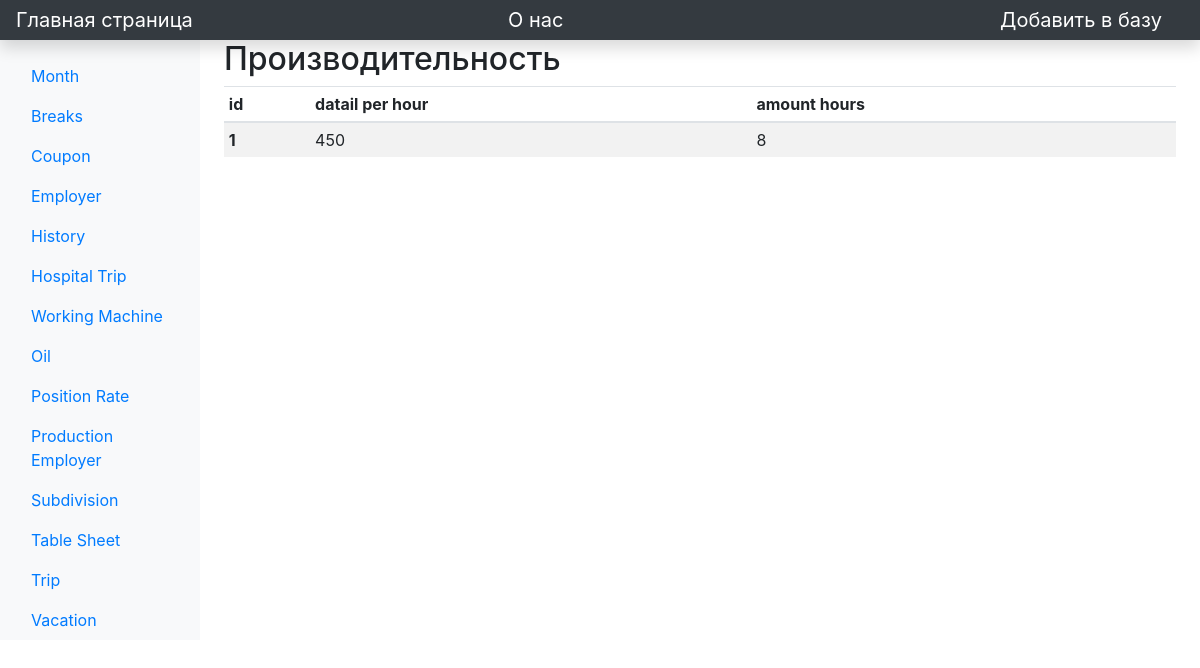
Screenshot of /view/production_ with the database file from the repository.
### main/models.py (models this page shows)
class ProductionRate(models.Model):
    det_per_hour = models.IntegerField('Detail per hour')
    amount_h = models.IntegerField("Amount hour")

### main/views.py (the view)
# urls.py: path('view/production_', views.production_, name='production_'),
def production_(request):
    task = ProductionRate.objects.all()
    return render(request, 'main/view/production_.html', {'task': task})

### main/templates/main/view/production_.html (shortened to what this page needs)
{% extends 'main/base.html' %}
{% block content %}
        <main class="col-md-9 ms-sm-auto col-lg-10 px-md-4">
            <h2>Производительность</h2>
            <div class="">
                <table class="table table-striped table-sm ">
                    <thead>
                    <tr>
                        <th scope="col">id</th>
                        <th scope="col">datail per hour</th>
                        <th scope="col">amount hours</th>
                    </tr>
                    </thead>
                    <tbody>
                    {% if task %}
                    {% for i in task %}
                        <tr>
                            <th scope="row">{{ i.id }}</th>
                            <td>{{ i.det_per_hour}}</td>
                            <td>{{ i.amount_h}}</td>
                        </tr>
                    {% endfor %}
                    {% else %}
                    <tr>
                        <td>Empty!</td>
                    </tr>
                    {% endif %}
                    </tbody>
                </table>
            </div>
        </main>
{% endblock %}

### rows the page displays
ProductionRate: id "1", det_per_hour "450", amount_h "8"
